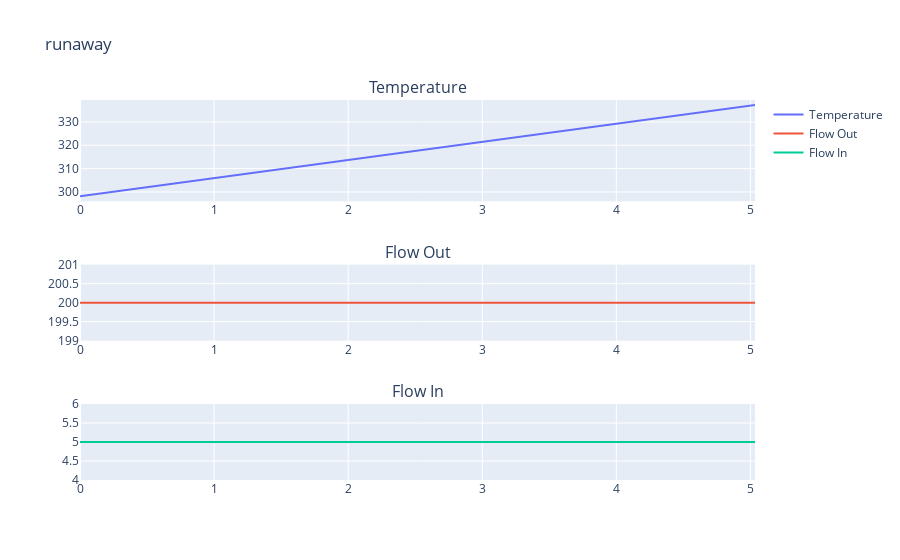

Notebook cell for this chart:
### Code cell
mass = ThermalMass(
    mass=6,  # 6 Liters of water weighs 6kg!
    cp=4.186,  # J/K/kg
    start_temp=25 + 273.15,  # Kelvin (25 + 273.15)
)
in_flow = lambda t: 200.0 # 1 kJ/s
out_flow = lambda t, s: 5.0 # 0.5 kJ/s
system = ThermalSystem(mass, in_flow, out_flow)

traces = system.simulate('runaway', range(0, 100))

### Figure 1 — Plotly figure (JSON) as saved in the notebook; plotly's stock layout.template omitted (floating-point values rounded to 4 significant figures)
{"data": [{"mode": "lines", "name": "Temperature", "type": "scatter", "x": [0, 0.022, 0.132, 0.24, 0.38, 0.49, 0.601, 0.711, 0.817, 0.924, 1.043, 1.152, 1.259, 1.384, 1.495, 1.607, 1.716, 1.827, 1.935, 2.044, 2.154, 2.264, 2.374, 2.484, 2.593, 2.705, 2.815, 2.927, 3.037, 3.146, 3.257, 3.368, 3.478, 3.589, 3.7, 3.81, 3.921, 4.033, 4.144, 4.257, 4.369, 4.48, 4.592, 4.704, 4.815, 4.923, 5.034], "xaxis": "x", "y": [298.1, 298.3, 299.2, 300.0, 301.1, 302.0, 302.8, 303.7, 304.5, 305.3, 306.2, 307.1, 307.9, 308.9, 309.8, 310.6, 311.5, 312.3, 313.2, 314.0, 314.9, 315.7, 316.6, 317.4, 318.3, 319.2, 320.0, 320.9, 321.7, 322.6, 323.4, 324.3, 325.2, 326.0, 326.9, 327.7, 328.6, 329.5, 330.3, 331.2, 332.1, 332.9, 333.8, 334.7, 335.5, 336.4, 337.2], "yaxis": "y"}, {"mode": "lines", "name": "Flow Out", "type": "scatter", "x": [0, 0.022, 0.132, 0.24, 0.38, 0.49, 0.601, 0.711, 0.817, 0.924, 1.043, 1.152, 1.259, 1.384, 1.495, 1.607, 1.716, 1.827, 1.935, 2.044, 2.154, 2.264, 2.374, 2.484, 2.593, 2.705, 2.815, 2.927, 3.037, 3.146, 3.257, 3.368, 3.478, 3.589, 3.7, 3.81, 3.921, 4.033, 4.144, 4.257, 4.369, 4.48, 4.592, 4.704, 4.815, 4.923, 5.034], "xaxis": "x2", "y": [200, 200, 200, 200, 200, 200, 200, 200, 200, 200, 200, 200, 200, 200, 200, 200, 200, 200, 200, 200, 200, 200, 200, 200, 200, 200, 200, 200, 200, 200, 200, 200, 200, 200, 200, 200, 200, 200, 200, 200, 200, 200, 200, 200, 200, 200, 200], "yaxis": "y2"}, {"mode": "lines", "name": "Flow In", "type": "scatter", "x": [0, 0.022, 0.132, 0.24, 0.38, 0.49, 0.601, 0.711, 0.817, 0.924, 1.043, 1.152, 1.259, 1.384, 1.495, 1.607, 1.716, 1.827, 1.935, 2.044, 2.154, 2.264, 2.374, 2.484, 2.593, 2.705, 2.815, 2.927, 3.037, 3.146, 3.257, 3.368, 3.478, 3.589, 3.7, 3.81, 3.921, 4.033, 4.144, 4.257, 4.369, 4.48, 4.592, 4.704, 4.815, 4.923, 5.034], "xaxis": "x3", "y": [5, 5, 5, 5, 5, 5, 5, 5, 5, 5, 5, 5, 5, 5, 5, 5, 5, 5, 5, 5, 5, 5, 5, 5, 5, 5, 5, 5, 5, 5, 5, 5, 5, 5, 5, 5, 5, 5, 5, 5, 5, 5, 5, 5, 5, 5, 5], "yaxis": "y3"}], "layout": {"annotations": [{"font": {"size": 16}, "showarrow": false, "text": "Temperature", "x": 0.5, "xanchor": "center", "xref": "paper", "y": 1, "yanchor": "bottom", "yref": "paper"}, {"font": {"size": 16}, "showarrow": false, "text": "Flow Out", "x": 0.5, "xanchor": "center", "xref": "paper", "y": 0.5667, "yanchor": "bottom", "yref": "paper"}, {"font": {"size": 16}, "showarrow": false, "text": "Flow In", "x": 0.5, "xanchor": "center", "xref": "paper", "y": 0.2, "yanchor": "bottom", "yref": "paper"}], "title": {"text": "runaway"}, "xaxis": {"anchor": "y", "domain": [0, 1]}, "xaxis2": {"anchor": "y2", "domain": [0, 1]}, "xaxis3": {"anchor": "y3", "domain": [0, 1]}, "yaxis": {"anchor": "x", "domain": [0.7333, 1]}, "yaxis2": {"anchor": "x2", "domain": [0.3667, 0.5667]}, "yaxis3": {"anchor": "x3", "domain": [0, 0.2]}}}
